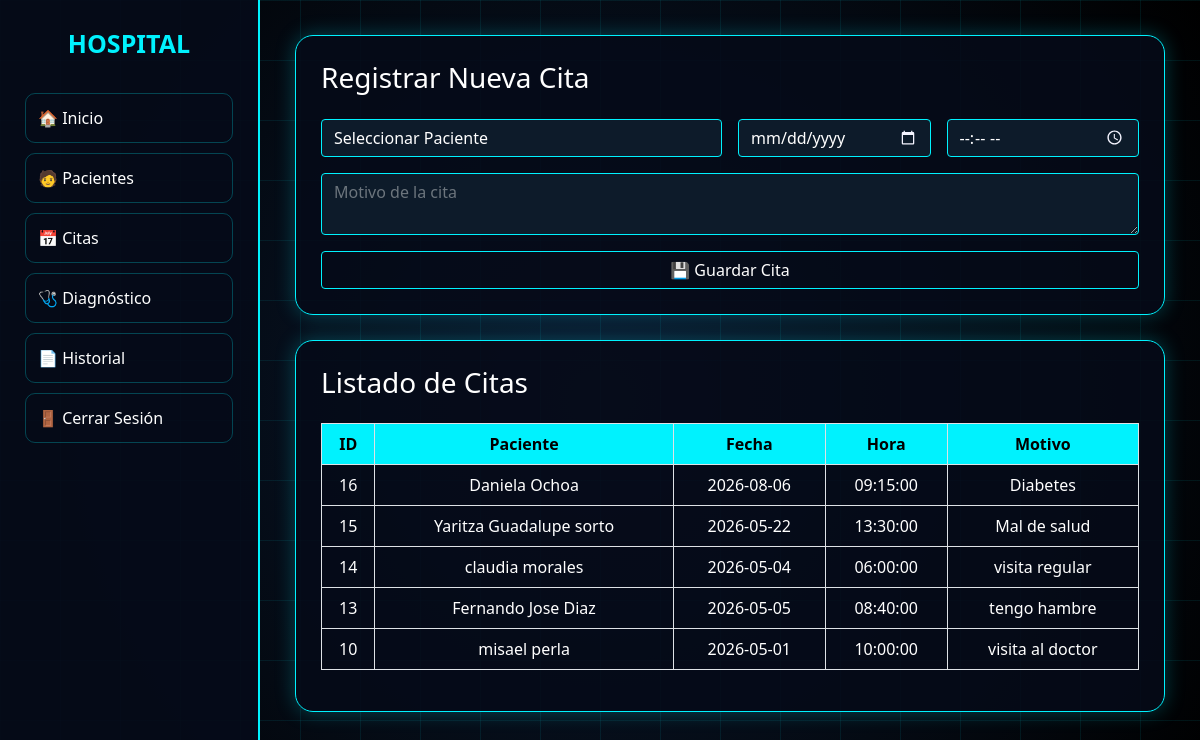
/citas.php (signed in), run on the app's committed database.
### tables this page shows
CREATE TABLE `citas` (
  `id` int(11) NOT NULL,
  `paciente_id` int(11) DEFAULT NULL,
  `fecha` date DEFAULT NULL,
  `hora` time DEFAULT NULL,
  `motivo` text DEFAULT NULL
);

CREATE TABLE `pacientes` (
  `id` int(11) NOT NULL,
  `nombre` varchar(100) DEFAULT NULL,
  `apellido` varchar(100) DEFAULT NULL,
  `edad` int(11) DEFAULT NULL,
  `sexo` varchar(20) DEFAULT NULL,
  `telefono` varchar(20) DEFAULT NULL,
  `direccion` text DEFAULT NULL
);

### citas.php (the view, shortened to what this page needs)
<?php
include("conexion.php");
$sql = mysqli_query($conexion,"
SELECT citas.*, pacientes.nombre, pacientes.apellido
FROM citas
INNER JOIN pacientes ON citas.paciente_id = pacientes.id
ORDER BY citas.id DESC
");
?>
<!DOCTYPE html>
<html lang="es">
<head>
<link href="https://cdn.jsdelivr.net/npm/bootstrap@5.0.0-beta2/dist/css/bootstrap.min.css" rel="stylesheet">
</head>
<body>
<div class="sidebar">
<div class="logo">HOSPITAL</div>
<?php
if($_SESSION['rol']=="admin"){
echo '<a href="panel_admin.php">🏠 Inicio</a>';
}
?>
<?php if($_SESSION['rol']=="admin"){ ?>
    <a href="pacientes.php">🧑 Pacientes</a>
    <a href="citas.php">📅 Citas</a>
    <a href="diagnostico.php">🩺 Diagnóstico</a>
    <a href="historial.php">📄 Historial</a>
<?php } ?>
<a href="logout.php">🚪 Cerrar Sesión</a>
</div>
<div class="main">
<div class="box">
<h3 class="mb-4">Registrar Nueva Cita</h3>
<form method="POST">
<div class="row g-3">
<div class="col-md-6">
<select name="paciente_id" class="form-control" required>
<option value="">Seleccionar Paciente</option>
</select>
</div>
<div class="col-md-3">
<input type="date" name="fecha" class="form-control" required>
</div>
<div class="col-md-3">
<input type="time" name="hora" class="form-control" required>
</div>
<div class="col-12">
<textarea name="motivo" class="form-control" placeholder="Motivo de la cita" required></textarea>
</div>
<div class="col-12">
<button type="submit" name="guardar" class="btn btn-led w-100">
💾 Guardar Cita
</button>
</div>
</div>
</form>
</div>
<div class="box">
<h3 class="mb-4">Listado de Citas</h3>
<table class="table table-bordered table-hover text-center">
<thead>
<tr>
<th>ID</th>
<th>Paciente</th>
<th>Fecha</th>
<th>Hora</th>
<th>Motivo</th>
</tr>
</thead>
<tbody>
<?php while($fila=mysqli_fetch_assoc($sql)){ ?>
<tr>
<td><?php echo $fila['id']; ?></td>
<td><?php echo $fila['nombre']." ".$fila['apellido']; ?></td>
<td><?php echo $fila['fecha']; ?></td>
<td><?php echo $fila['hora']; ?></td>
<td><?php echo $fila['motivo']; ?></td>
</tr>
<?php } ?>
</tbody>
</table>
</div>
</div>
</body>
</html>

### citas.php (style rules this page uses)
body { margin:0; font-family:Segoe UI,sans-serif; background:#020612; color:#fff; }
body::before { content:""; position:fixed; inset:0; background: linear-gradient(rgba(0,242,254,.08) 1px, transparent 1px), linear-gradient(90deg, rgba(0,242,254,.08) 1px, transparent 1px), radial-gradient(circle at center,#0a192f 0%,#000 100%); background-size:60px 60px,60px 60px,100% 100%; z-index:-1; }
.sidebar { width:260px; height:100vh; position:fixed; left:0; top:0; background:rgba(6,11,25,.92); border-right:2px solid #00f2fe; padding:25px; }
.sidebar .logo { text-align:center; font-size:25px; font-weight:bold; color:#00f2fe; margin-bottom:30px; }
.sidebar a { display:block; color:#fff; text-decoration:none; padding:12px; margin-bottom:10px; border:1px solid rgba(0,242,254,.25); border-radius:10px; transition:.3s; }
.main { margin-left:260px; padding:35px; }
.box { background:rgba(6,11,25,.88); border:1px solid #00f2fe; border-radius:18px; padding:25px; margin-bottom:25px; box-shadow:0 0 20px hsla(183, 100%, 50%, 0.25); }
input,select,textarea { background:#0d1b2a !important; border:1px solid #00f2fe !important; color:#fff !important; }
table { color:#fff !important; }
thead { background:#00f2fe; color:#000; }
.btn-led { border:1px solid #00f2fe; color:#fff; }

### data on the page
citas: id "16", paciente.nombre "Daniela", paciente.apellido "Ochoa", fecha "2026-08-06", hora "09:15:00", motivo "Diabetes"
citas: id "15", paciente.nombre "Yaritza Guadalupe", paciente.apellido "sorto", fecha "2026-05-22", hora "13:30:00", motivo "Mal de salud"
citas: id "14", paciente.nombre "claudia", paciente.apellido "morales", fecha "2026-05-04", hora "06:00:00", motivo "visita regular"
citas: id "13", paciente.nombre "Fernando Jose", paciente.apellido "Diaz", fecha "2026-05-05", hora "08:40:00", motivo "tengo hambre"
citas: id "10", paciente.nombre "misael", paciente.apellido "perla", fecha "2026-05-01", hora "10:00:00", motivo "visita al doctor"
